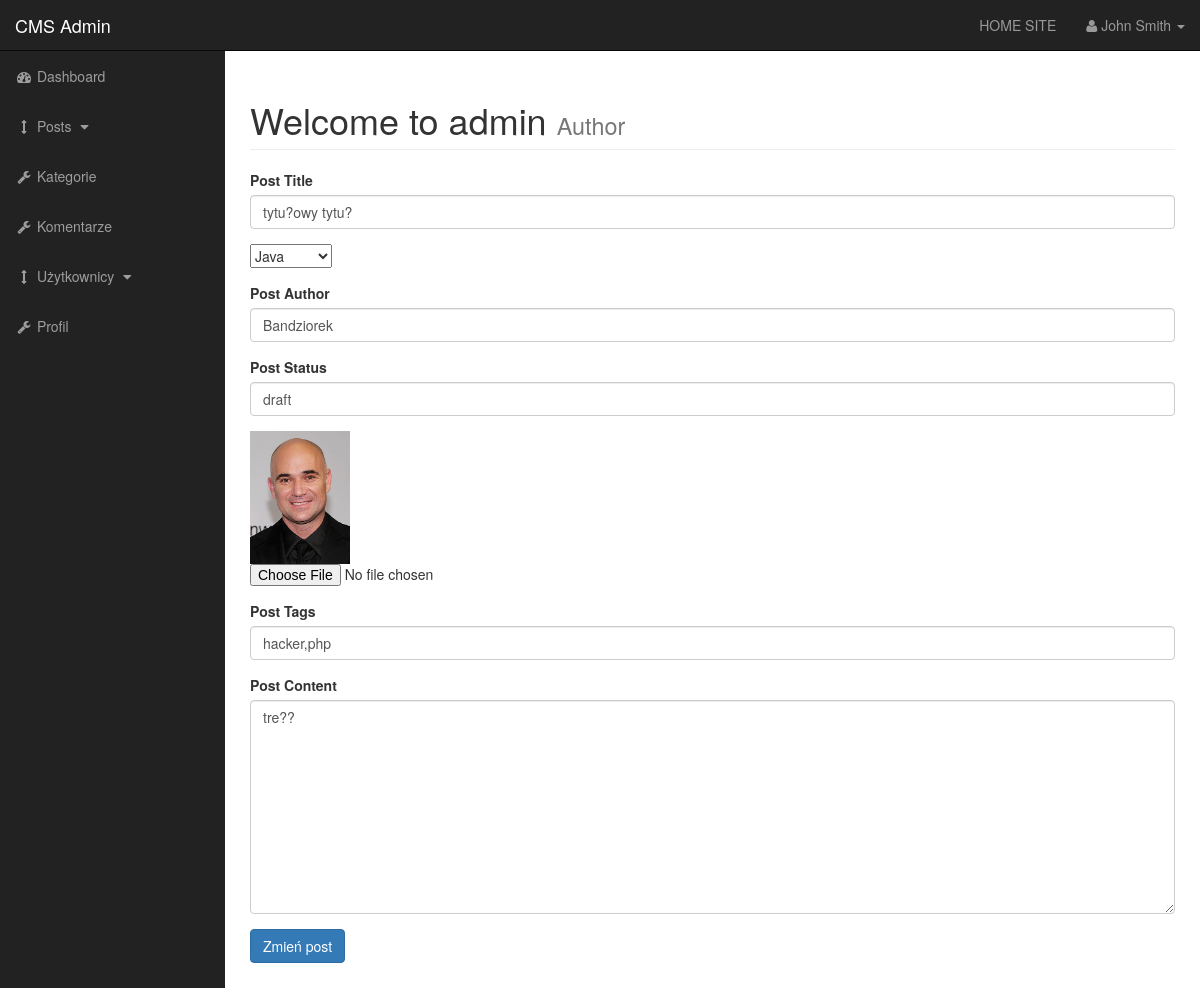
The app's page /admin/posts.php?source=edit_post&p_id=1, older data.
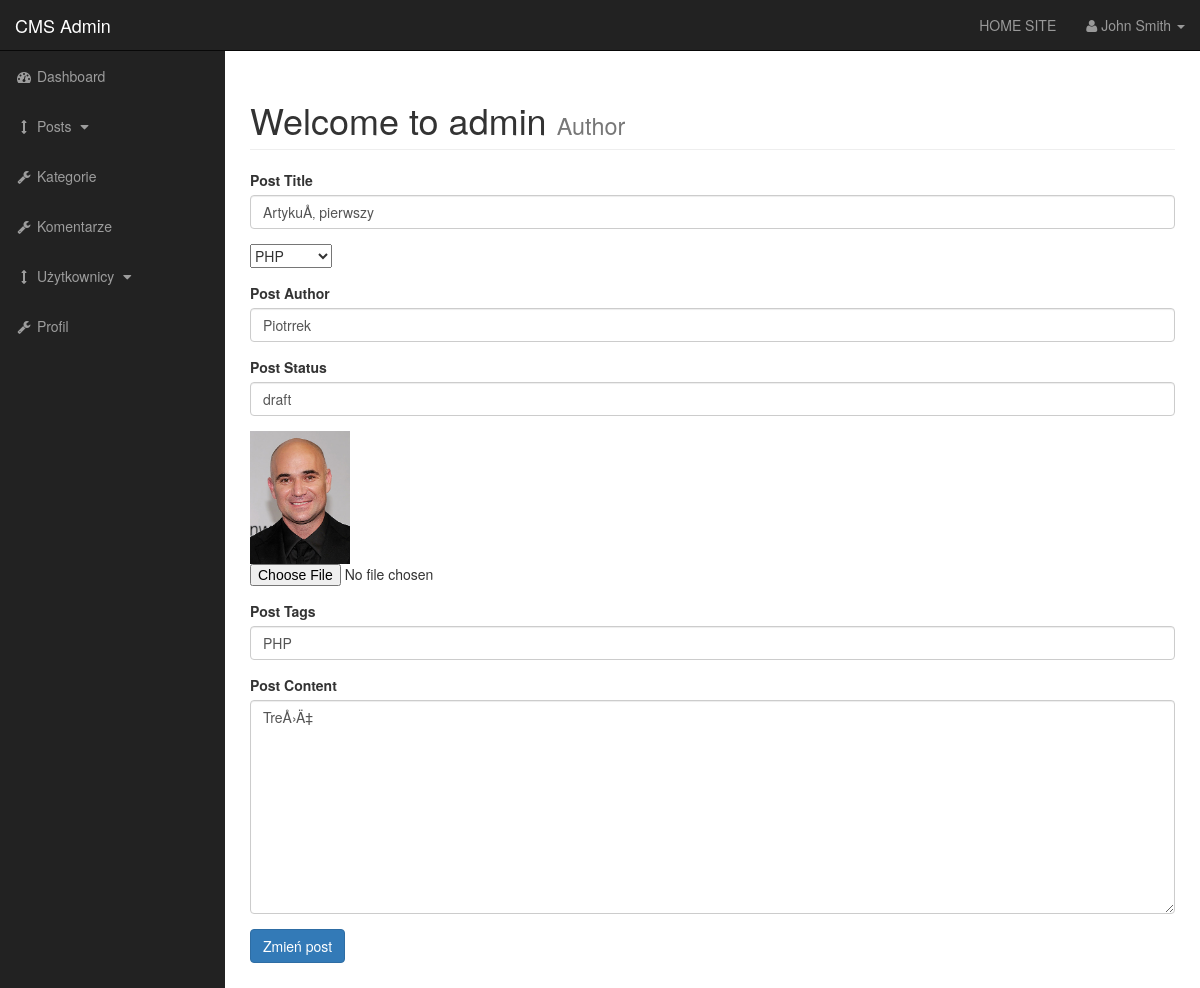
The same page, newer data.
### tables this page shows
CREATE TABLE `posts` (
  `post_id` int(3) NOT NULL,
  `post_category_id` int(3) NOT NULL,
  `post_title` varchar(255) NOT NULL,
  `post_author` varchar(255) NOT NULL,
  `post_date` date NOT NULL,
  `post_image` text NOT NULL,
  `post_content` text NOT NULL,
  `post_tags` varchar(255) NOT NULL,
  `post_comment_count` int(11) NOT NULL,
  `post_status` varchar(255) NOT NULL DEFAULT 'draft'
);

### admin/includes/edit_post.php (the view, shortened to what this page needs)
<?php
if(isset($_GET['p_id'])){
$the_post_id = $_GET['p_id'];
}
                    global $connection;
                    $query = "SELECT * FROM posts where post_id=$the_post_id";
                    $select_posts_by_id = mysqli_query($connection,$query);
                    while($row = mysqli_fetch_assoc($select_posts_by_id)) {
                    $post_author = $row['post_author'];
                    $post_title = $row['post_title'];
                    $post_category_id = $row['post_category_id'];
                    $post_status = $row['post_status'];
                    $post_image = $row['post_image'];
                    $post_tags = $row['post_tags'];
                    $post_content = $row['post_content'];
                    }
?>
<form action="" method="post" enctype="multipart/form-data">
<div class="form-group">
<label for="post_title">Post Title</label>
<input value = "<?php echo $post_title ;?>" type="text" class="form-control" name="post_title">
</div>
<div class="form-group">
<select name='post_category' id=''>
            <?php
            $query = "SELECT * FROM categories";
            $select_all_categories = mysqli_query($connection,$query);
            while($row = mysqli_fetch_assoc($select_all_categories)) {
            $cat_id = $row['cat_id'];
            $cat_title = $row['cat_title'];
            if($post_category_id==$cat_id){
                echo "<option value='$cat_id' selected>{$cat_title}</option>";
            }else {
               echo "<option value='$cat_id'>{$cat_title}</option>";
            }
            }
?>
</select>
</div>
<div class="form-group">
<label for="post_author">Post Author</label>
<input value = "<?php echo $post_author ;?>"  type="text" class="form-control" name="post_author">
</div>
<div class="form-group">
<label for="post_status">Post Status</label>
<input value = "<?php echo $post_status ;?>" type="text" class="form-control" name="post_status">
</div>
<div class="form-group">
<img width=100 src="../images/<?php echo $post_image; ?>" alt="image">
<input type="file" name="image">
</div>
<div class="form-group">
<label for="post_tags">Post Tags</label>
<input value = "<?php echo $post_tags ;?>"  type="text" class="form-control" name="post_tags">
</div>
<div class="form-group">
<label for="post_content">Post Content</label>
<textarea   type="text" class="form-control" name="post_content" cols="30" rows="10"><?php echo $post_content ;?></textarea>
</div>
<div class="form-group">
<input type="submit" class="btn btn-primary" name="update_post" value="Zmień post">
</div>
</form>

### admin/includes/admin_navigation.php (shortened to what this page needs)
<nav class="navbar navbar-inverse navbar-fixed-top" role="navigation">
           <div class="navbar-header">
               <a class="navbar-brand" href="index.php">CMS Admin</a>
           </div>
           <ul class="nav navbar-right top-nav">
               <li><a href="../index.php">HOME SITE</a></li>
               <li class="dropdown">
                   <a href="#" class="dropdown-toggle" data-toggle="dropdown"><i class="fa fa-user"></i> John Smith <b class="caret"></b></a>
               </li>
           </ul>
           <div class="collapse navbar-collapse navbar-ex1-collapse">
               <ul class="nav navbar-nav side-nav">
                   <li>
                       <a href="index.php"><i class="fa fa-fw fa-dashboard"></i> Dashboard</a>
                   </li>
                                       <li>
                       <a href="javascript:;" data-toggle="collapse" data-target="#posts_dropdown"><i class="fa fa-fw fa-arrows-v"></i> Posts <i class="fa fa-fw fa-caret-down"></i></a>
                   </li>
                   <li>
                       <a href="./categories.php"><i class="fa fa-fw fa-wrench"></i> Kategorie</a>
                   </li>
                   <li class="">
                       <a href="comments.php"><i class="fa fa-fw fa-wrench"></i> Komentarze</a>
                   </li>
                       <li>
                       <a href="javascript:;" data-toggle="collapse" data-target="#demo"><i class="fa fa-fw fa-arrows-v"></i> Użytkownicy <i class="fa fa-fw fa-caret-down"></i></a>
                   </li>
                                       <li>
                       <a href="bootstrap-grid.html"><i class="fa fa-fw fa-wrench"></i> Profil</a>
                   </li>
               </ul>
           </div>
       </nav>

Row changes from the older to the newer data that the page shows:
changed posts "draft": post_title "tytu?owy tytu?" → "ArtykuÅ‚ pierwszy"; post_author "Bandziorek" → "Piotrrek"; post_tags "hacker,php" → "PHP"; post_content "tre??" → "TreÅ›Ä‡"
Text that changed along with them:
form field post_category: "Java" → "PHP"
